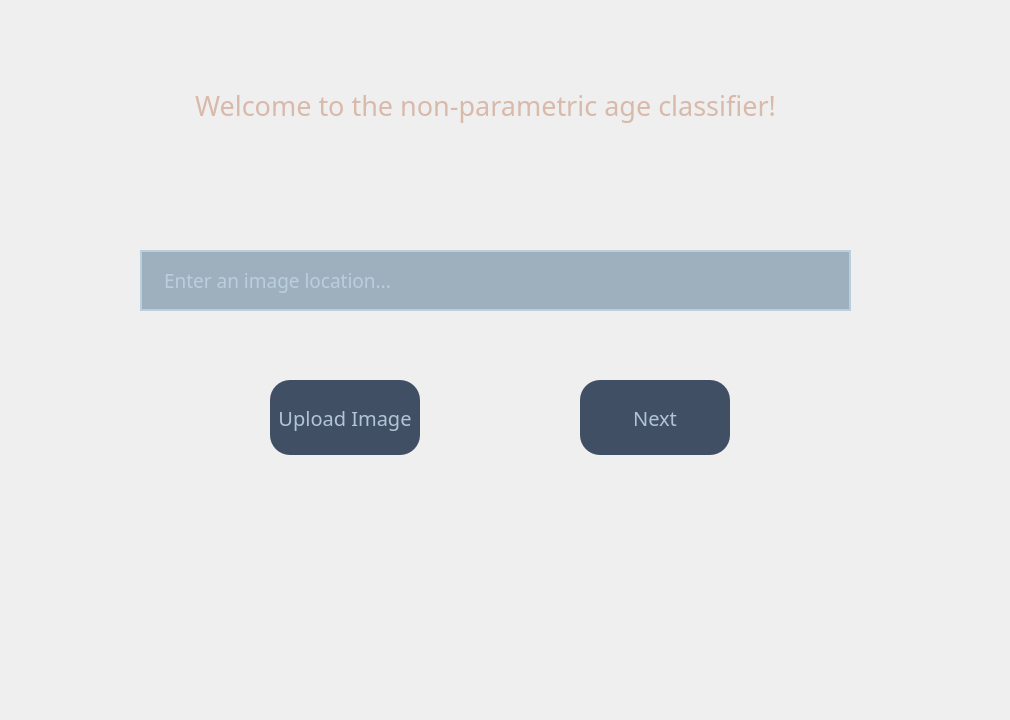
          <widget class="QWidget" name="page">
           <widget class="QFrame" name="frame">
            <property name="geometry">
             <rect>
              <x>0</x>
              <y>0</y>
              <width>1001</width>
              <height>711</height>
             </rect>
            </property>
            <property name="styleSheet">
             <string notr="true">background-color: none;</string>
            </property>
            <property name="frameShape">
             <enum>QFrame::NoFrame</enum>
            </property>
            <property name="frameShadow">
             <enum>QFrame::Raised</enum>
            </property>
            <widget class="QLabel" name="label">
             <property name="geometry">
              <rect>
               <x>40</x>
               <y>70</y>
               <width>891</width>
               <height>71</height>
              </rect>
             </property>
             <property name="font">
              <font>
               <family>Bahnschrift Condensed</family>
               <pointsize>20</pointsize>
              </font>
             </property>
             <property name="styleSheet">
              <string notr="true">QLabel {
color: rgb(216, 185, 170);

}</string>
             </property>
             <property name="text">
              <string>Welcome to the non-parametric age classifier!</string>
             </property>
             <property name="alignment">
              <set>Qt::AlignCenter</set>
             </property>
            </widget>
            <widget class="QPushButton" name="next_btn1">
             <property name="geometry">
              <rect>
               <x>580</x>
               <y>380</y>
               <width>150</width>
               <height>75</height>
              </rect>
             </property>
             <property name="minimumSize">
              <size>
               <width>150</width>
               <height>75</height>
              </size>
             </property>
             <property name="maximumSize">
              <size>
               <width>150</width>
               <height>75</height>
              </size>
             </property>
             <property name="font">
              <font>
               <family>Bahnschrift Condensed</family>
               <pointsize>15</pointsize>
              </font>
             </property>
             <property name="styleSheet">
              <string notr="true">QPushButton {
border: none;
border-radius: 20px; 
	
	
	background-color: rgb(65, 79, 100);
	color: rgb(177, 197, 212);

}
QPushButton:hover {
border: 8px solid rgba(65, 79, 100,150);
}
</string>
             </property>
             <property name="text">
              <string>Next</string>
             </property>
            </widget>
            <widget class="QLineEdit" name="lineEdit">
             <property name="geometry">
              <rect>
               <x>140</x>
               <y>250</y>
               <width>711</width>
               <height>61</height>
              </rect>
             </property>
             <property name="font">
              <font>
               <family>Bahnschrift Condensed</family>
               <pointsize>14</pointsize>
              </font>
             </property>
             <property name="styleSheet">
              <string notr="true">QLineEdit{
border: 2px solid rgb(186, 207, 222);
background-color: rgb(158, 176, 189);
color: rgb(213, 238, 255);
padding-left: 20px;
padding-right: 20px;
}
QLineEdit:hover {
 border: 2px solid rgb(213, 238, 255);
}
QLineEdit:focus{
 border: 2px solid rgb(213, 238, 255);
background-color: rgb(158, 176, 189);
}

</string>
             </property>
             <property name="text">
              <string/>
             </property>
             <property name="placeholderText">
              <string>Enter an image location...</string>
             </property>
            </widget>
            <widget class="QPushButton" name="btn_uploadimg">
             <property name="geometry">
              <rect>
               <x>270</x>
               <y>380</y>
               <width>150</width>
               <height>75</height>
              </rect>
             </property>
             <property name="minimumSize">
              <size>
               <width>150</width>
               <height>75</height>
              </size>
             </property>
             <property name="maximumSize">
              <size>
               <width>150</width>
               <height>75</height>
              </size>
             </property>
             <property name="font">
              <font>
               <family>Bahnschrift Condensed</family>
               <pointsize>15</pointsize>
              </font>
             </property>
             <property name="styleSheet">
              <string notr="true">QPushButton {
border: none;
border-radius: 20px; 
	
	
	background-color: rgb(65, 79, 100);
	color: rgb(177, 197, 212);

}
QPushButton:hover {
border: 8px solid rgba(65, 79, 100,150);
}
</string>
             </property>
             <property name="text">
              <string>Upload Image</string>
             </property>
            </widget>
           </widget>
          </widget>
